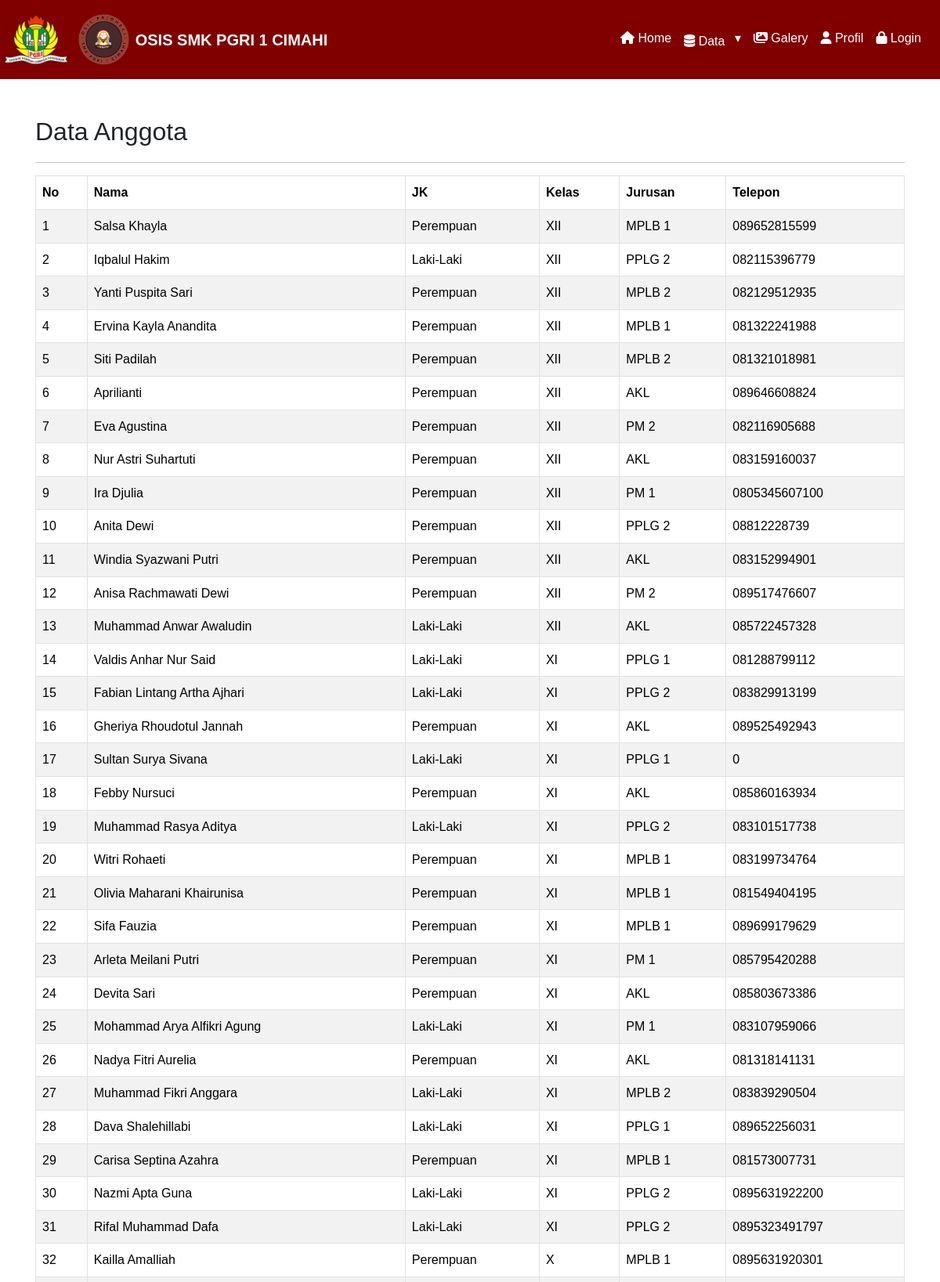
/data-anggota.php (upper part), run on the app's committed database.
### tables this page shows
CREATE TABLE `data_anggota` (
  `id_anggota` int(11) NOT NULL,
  `nama` varchar(100) NOT NULL,
  `jk` varchar(10) NOT NULL,
  `kelas` varchar(10) NOT NULL,
  `jurusan` varchar(30) NOT NULL,
  `alamat` text NOT NULL,
  `no_tlp` varchar(30) NOT NULL,
  `created_by` int(11) DEFAULT NULL,
  `created_at` datetime DEFAULT current_timestamp(),
  `updated_by` int(11) DEFAULT NULL,
  `updated_at` datetime DEFAULT current_timestamp() ON UPDATE current_timestamp()
);

### data-anggota.php (the view, shortened to what this page needs)
<?php
include 'layout/header.php';
?>
<div class="content-wrapper">
    <div class="container mt-5 overflow-x-scroll">
        <h2>Data Anggota</h2>
        <hr>
        <table id="serverside" class="table table-bordered table-striped mt-3">
            <thead>
                <tr>
                    <th>No</th>
                    <th>Nama</th>
                    <th>JK</th>
                    <th>Kelas</th>
                    <th>Jurusan</th>
                    <th>Telepon</th>
                </tr>
            </thead>
            <tbody>
                <?php
                include 'config/koneksi.php';
                $result = mysqli_query($db, "SELECT * FROM data_anggota");
                $no = 1;
                while ($row = mysqli_fetch_assoc($result)) :
                ?>
                    <tr>
                        <td><?= $no++; ?></td>
                        <td><?= htmlspecialchars($row['nama']); ?></td>
                        <td><?= htmlspecialchars($row['jk']); ?></td>
                        <td><?= htmlspecialchars($row['kelas']); ?></td>
                        <td><?= htmlspecialchars($row['jurusan']); ?></td>
                        <td><?= htmlspecialchars($row['no_tlp']); ?></td>
                    </tr>
                <?php endwhile; ?>
            </tbody>
        </table>
    </div>
</div>

### layout/header.php (style rules this page uses)
body { font-family: Arial, sans-serif; font-size: 16px; line-height: 1.6; margin: 0; padding: 0; box-sizing: border-box; }
.container { padding: 0 15px; margin: 0 auto; }
h2, h3 { margin-bottom: 20px; }

### data on the page
data_anggota: nama "Salsa Khayla", jk "Perempuan", kelas "XII", jurusan "MPLB 1", no_tlp "089652815599"
data_anggota: nama "Iqbalul Hakim", jk "Laki-Laki", kelas "XII", jurusan "PPLG 2", no_tlp "082115396779"
data_anggota: nama "Yanti Puspita Sari", jk "Perempuan", kelas "XII", jurusan "MPLB 2", no_tlp "082129512935"
data_anggota: nama "Ervina Kayla Anandita", jk "Perempuan", kelas "XII", jurusan "MPLB 1", no_tlp "081322241988"
data_anggota: nama "Siti Padilah", jk "Perempuan", kelas "XII", jurusan "MPLB 2", no_tlp "081321018981"
data_anggota: nama "Aprilianti", jk "Perempuan", kelas "XII", jurusan "AKL", no_tlp "089646608824"
data_anggota: nama "Eva Agustina", jk "Perempuan", kelas "XII", jurusan "PM 2", no_tlp "082116905688"
data_anggota: nama "Nur Astri Suhartuti", jk "Perempuan", kelas "XII", jurusan "AKL", no_tlp "083159160037"
data_anggota: nama "Ira Djulia", jk "Perempuan", kelas "XII", jurusan "PM 1", no_tlp "0805345607100"
data_anggota: nama "Anita Dewi", jk "Perempuan", kelas "XII", jurusan "PPLG 2", no_tlp "08812228739"
data_anggota: nama "Windia Syazwani Putri", jk "Perempuan", kelas "XII", jurusan "AKL", no_tlp "083152994901"
data_anggota: nama "Anisa Rachmawati Dewi", jk "Perempuan", kelas "XII", jurusan "PM 2", no_tlp "089517476607"
data_anggota: nama "Muhammad Anwar Awaludin", jk "Laki-Laki", kelas "XII", jurusan "AKL", no_tlp "085722457328"
data_anggota: nama "Valdis Anhar Nur Said", jk "Laki-Laki", kelas "XI", jurusan "PPLG 1", no_tlp "081288799112"
data_anggota: nama "Fabian Lintang Artha Ajhari", jk "Laki-Laki", kelas "XI", jurusan "PPLG 2", no_tlp "083829913199"
data_anggota: nama "Gheriya Rhoudotul Jannah", jk "Perempuan", kelas "XI", jurusan "AKL", no_tlp "089525492943"
data_anggota: nama "Sultan Surya Sivana", jk "Laki-Laki", kelas "XI", jurusan "PPLG 1", no_tlp "0"
data_anggota: nama "Febby Nursuci", jk "Perempuan", kelas "XI", jurusan "AKL", no_tlp "085860163934"
data_anggota: nama "Muhammad Rasya Aditya", jk "Laki-Laki", kelas "XI", jurusan "PPLG 2", no_tlp "083101517738"
data_anggota: nama "Witri Rohaeti", jk "Perempuan", kelas "XI", jurusan "MPLB 1", no_tlp "083199734764"
data_anggota: nama "Olivia Maharani Khairunisa", jk "Perempuan", kelas "XI", jurusan "MPLB 1", no_tlp "081549404195"
data_anggota: nama "Sifa Fauzia", jk "Perempuan", kelas "XI", jurusan "MPLB 1", no_tlp "089699179629"
data_anggota: nama "Arleta Meilani Putri", jk "Perempuan", kelas "XI", jurusan "PM 1", no_tlp "085795420288"
data_anggota: nama "Devita Sari", jk "Perempuan", kelas "XI", jurusan "AKL", no_tlp "085803673386"
data_anggota: nama "Mohammad Arya Alfikri Agung", jk "Laki-Laki", kelas "XI", jurusan "PM 1", no_tlp "083107959066"
data_anggota: nama "Nadya Fitri Aurelia", jk "Perempuan", kelas "XI", jurusan "AKL", no_tlp "081318141131"
data_anggota: nama "Muhammad Fikri Anggara", jk "Laki-Laki", kelas "XI", jurusan "MPLB 2", no_tlp "083839290504"
data_anggota: nama "Dava Shalehillabi", jk "Laki-Laki", kelas "XI", jurusan "PPLG 1", no_tlp "089652256031"
data_anggota: nama "Carisa Septina Azahra", jk "Perempuan", kelas "XI", jurusan "MPLB 1", no_tlp "081573007731"
data_anggota: nama "Nazmi Apta Guna", jk "Laki-Laki", kelas "XI", jurusan "PPLG 2", no_tlp "0895631922200"
data_anggota: nama "Rifal Muhammad Dafa", jk "Laki-Laki", kelas "XI", jurusan "PPLG 2", no_tlp "0895323491797"
data_anggota: nama "Kailla Amalliah", jk "Perempuan", kelas "X", jurusan "MPLB 1", no_tlp "0895631920301"
